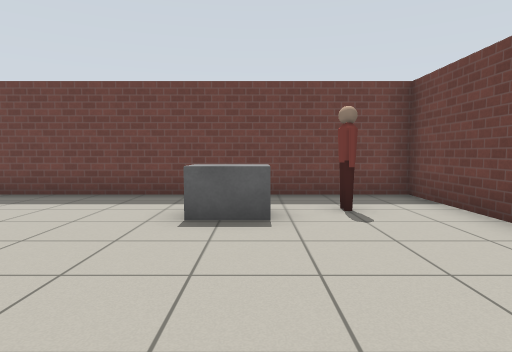
View 1 (above)

16 first-person views from a walk through a Gazebo world. The camera is 0.94 m above the floor, tilts 4° down and sees 75° across. The lines on the ground mark 1 m squares. The floor is counted in squares, 1 m on a side. Each view is taken from the middle of a square. On the plan, view 1 faces up. The plan holds only what a view shows up to about 12 squares ahead; the rest is blank. Gazebo's built-in surfaces are drawn with simple patterns. Some stock models are drawn as simple stand-ins.

View 2
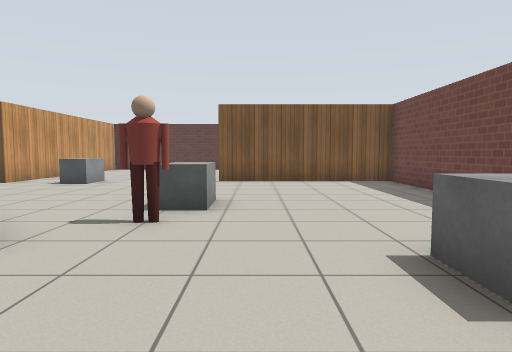

View 3
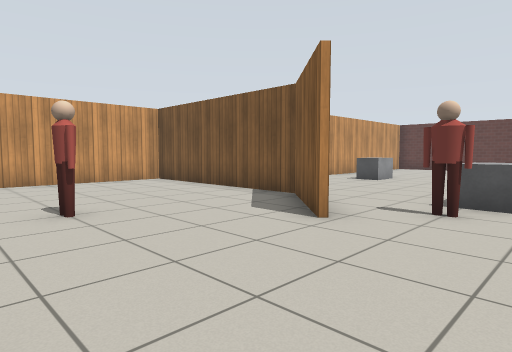

View 4
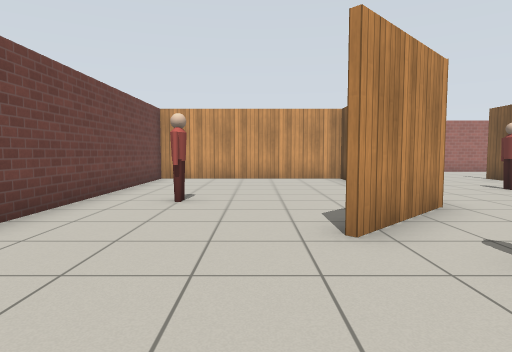

View 5
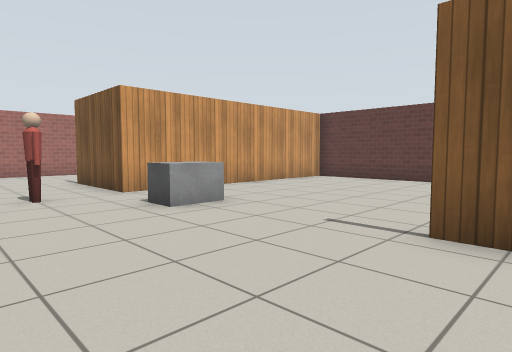

View 6
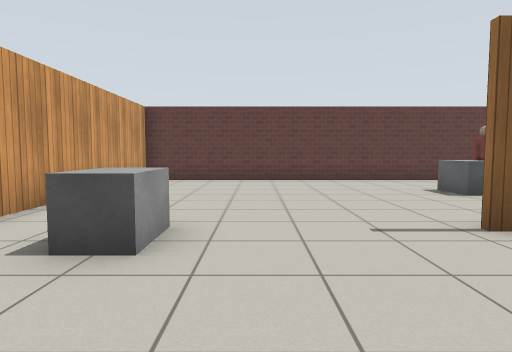

View 7
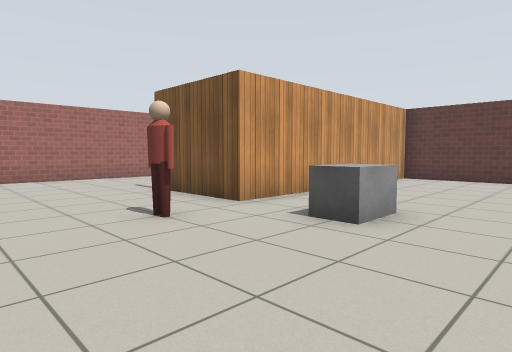

View 8
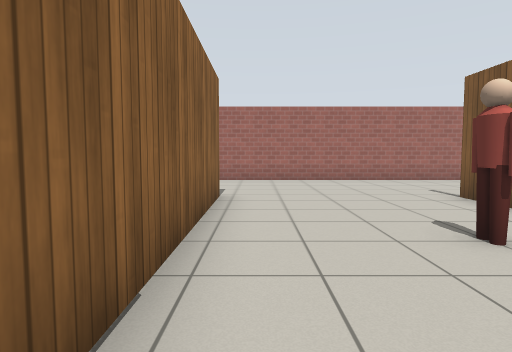

View 9
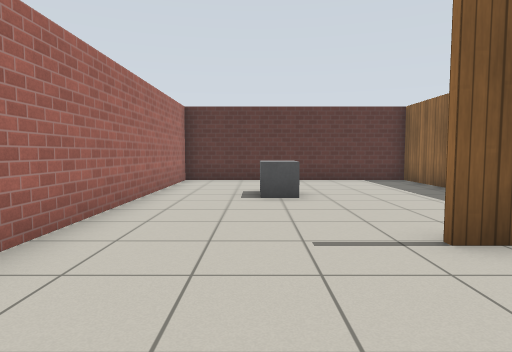

View 10
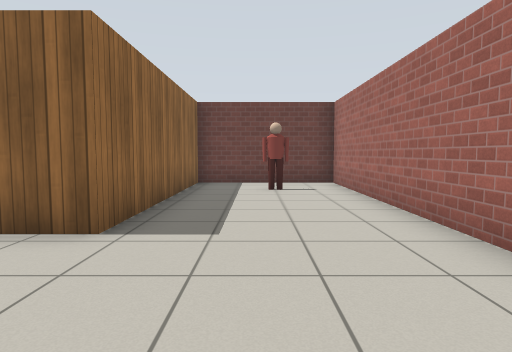

View 11
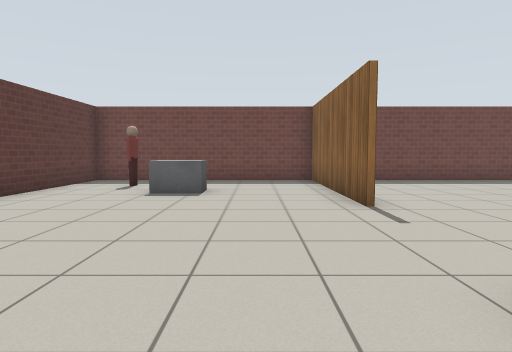

View 12
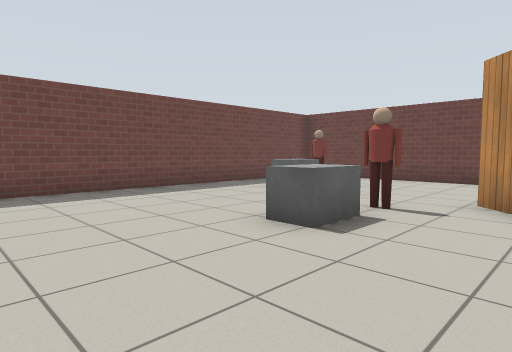

View 13
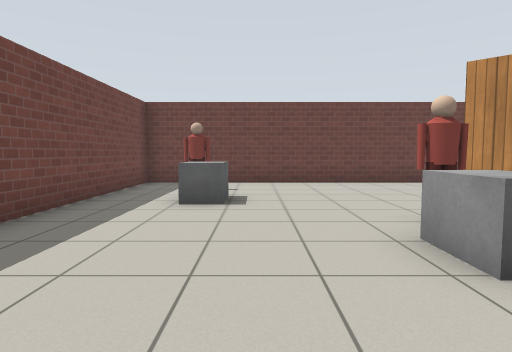

View 14
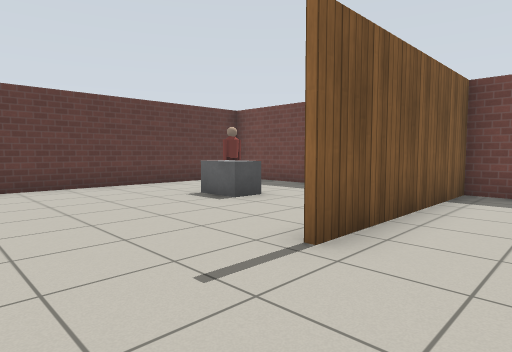

View 15
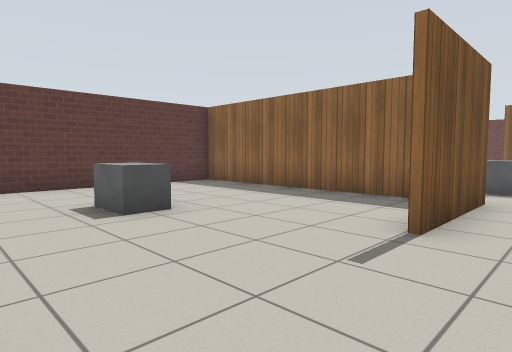

View 16
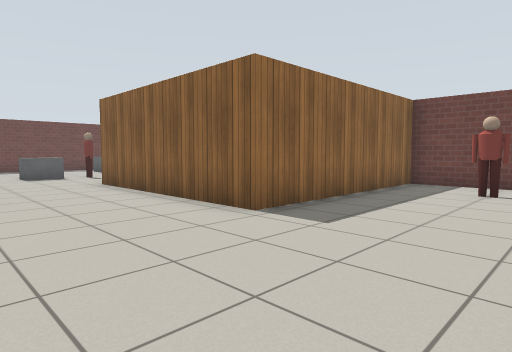

### Floor plan
Points are (right, up) in squares from view 1. A wall is a line through its corners. A room is listed if a view was taken in it or the views show most of it. See-through windows are left out.
Room 1 (views 1, 2, 3, 4, 5, 6, 7, 8, 9, 10, 11, 12, 13, 14, 15, 16)
walls: (-9.5, -4.9) (-16.5, -4.9); (-9.1, 1.7) (-9.1, 7.5); (-1, 0.3) (-3.1, -1.8) (-3.1, -8) (3.5, -8); (-8.9, 7.5) (-8.9, 1.7); (-16.5, -4.8) (-8.3, -4.8) (-8.3, -8.1); (3.5, -8.2) (-3.2, -8.2) (-3.2, -1.7) (-1.1, 0.4); (-16.4, 7.4) (-16.4, -12.4) (3.4, -12.4) (3.4, 7.4) (-16.4, 7.4)
objects: person (-14, 5) to (-14, 6); grey box (-13, -10) to (-12, -9); grey box (-13, 4) to (-12, 4); grey box (-9, -3) to (-8, -2); person (-6, -5) to (-6, -4); grey box (-4, 2) to (-3, 2); person (-3, 1) to (-2, 1); grey box (-1, 5) to (0, 5); person (2, -11) to (2, -10); person (2, -3) to (2, -2); person (2, 5) to (2, 6)

Where each view was taken, in squares from view 1:
view 1: 0 up, 0 right, facing up
view 2: 3 up, 2 right, facing left
view 3: 3 up, 3 right, facing down-left
view 4: 4 up, 0 right, facing down
view 5: 3 up, 5 left, facing down-left
view 6: 1 down, 5 left, facing left
view 7: 0 up, 4 left, facing down-left
view 8: 1 down, 4 left, facing down
view 9: 10 down, 5 left, facing left
view 10: 10 down, 7 left, facing right
view 11: 4 down, 11 left, facing up
view 12: 1 down, 8 left, facing up-right
view 13: 4 up, 7 left, facing right
view 14: 1 down, 7 left, facing up-left
view 15: 12 down, 7 left, facing up-left
view 16: 12 down, 7 left, facing up-right
